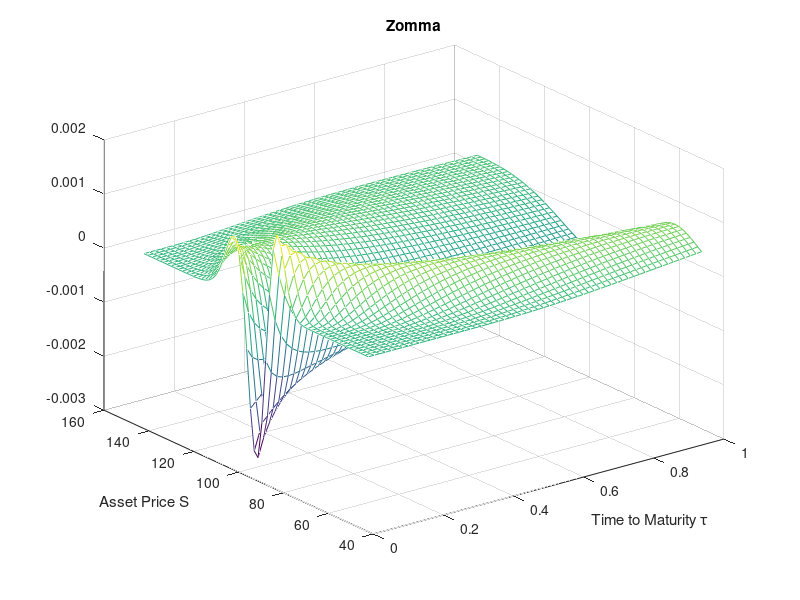

Write the MATLAB code that produced this figure.
clear all
close all
clc

S_min    = 50;    % lower bound of Asset Price
S_max    = 150;   % upper bound of Asset Price 
tau_min  = 0.05;  % lower bound of Time to Maturity
tau_max  = 1;     % upper bound of Time to Maturity
K        = 100;   % exercise price 
r        = 0.01;  % interest rate
sig      = 0.25;  % volatility
d        = 0;     % dividend rate
b        = r - d; % cost of carry
steps    = 60;

% main computation
[tau, dump] = meshgrid(tau_min : (tau_max - tau_min)/(steps - 1) : tau_max);
[dump2, S]  = meshgrid(S_max : -(S_max - S_min)/(steps - 1) : S_min);

d1    = (log(S/K) + (r - d + sig^2/2).*tau)./(sig.*sqrt(tau));
d2    = d1 - sig.*sqrt(tau);
gamma = normpdf(d1)./(S.*(sig.*sqrt(tau)));
zomma = gamma .* ((d1.*d2 - 1)./sig);

% plot
mesh(tau, S, zomma/100)
title('Zomma')
ylabel('Asset Price S');
xlabel('Time to Maturity \tau');
